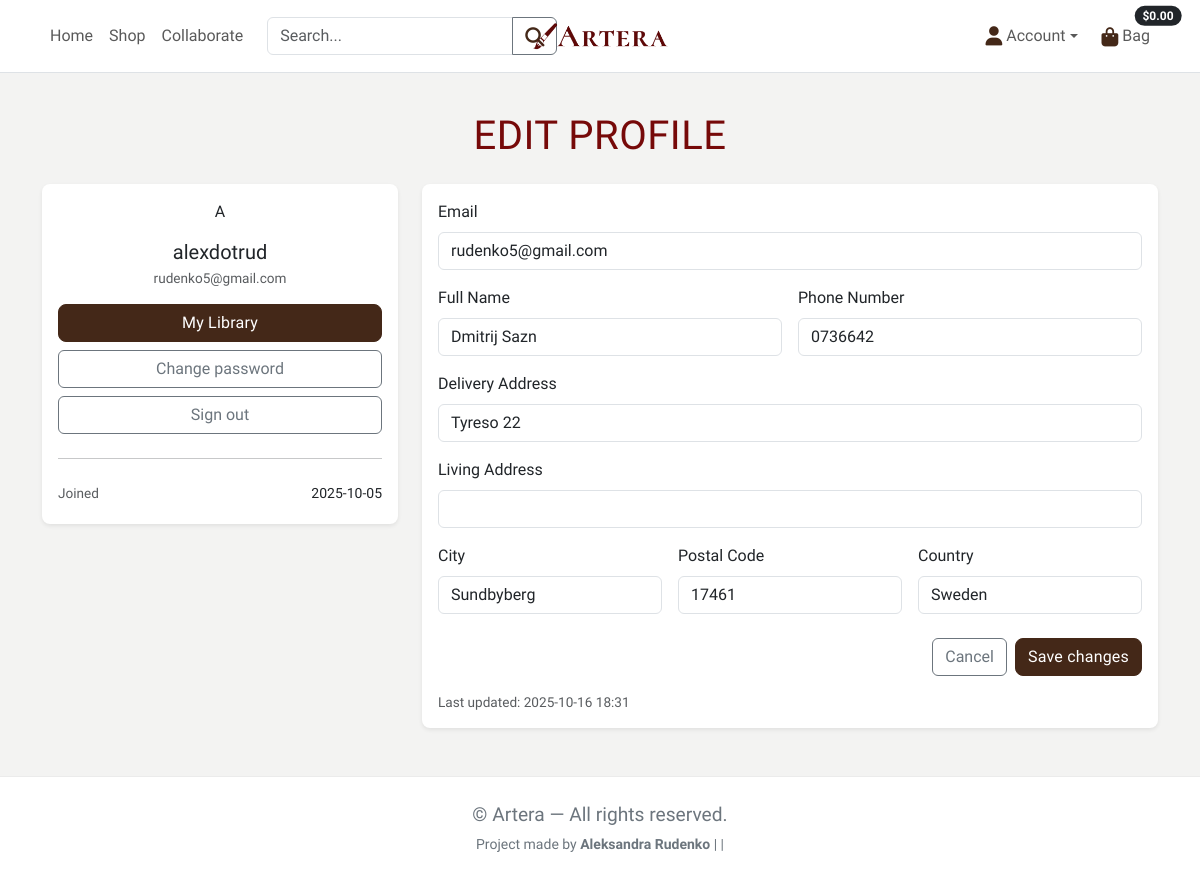
Before: /profiles/ (signed in) with the older database file.
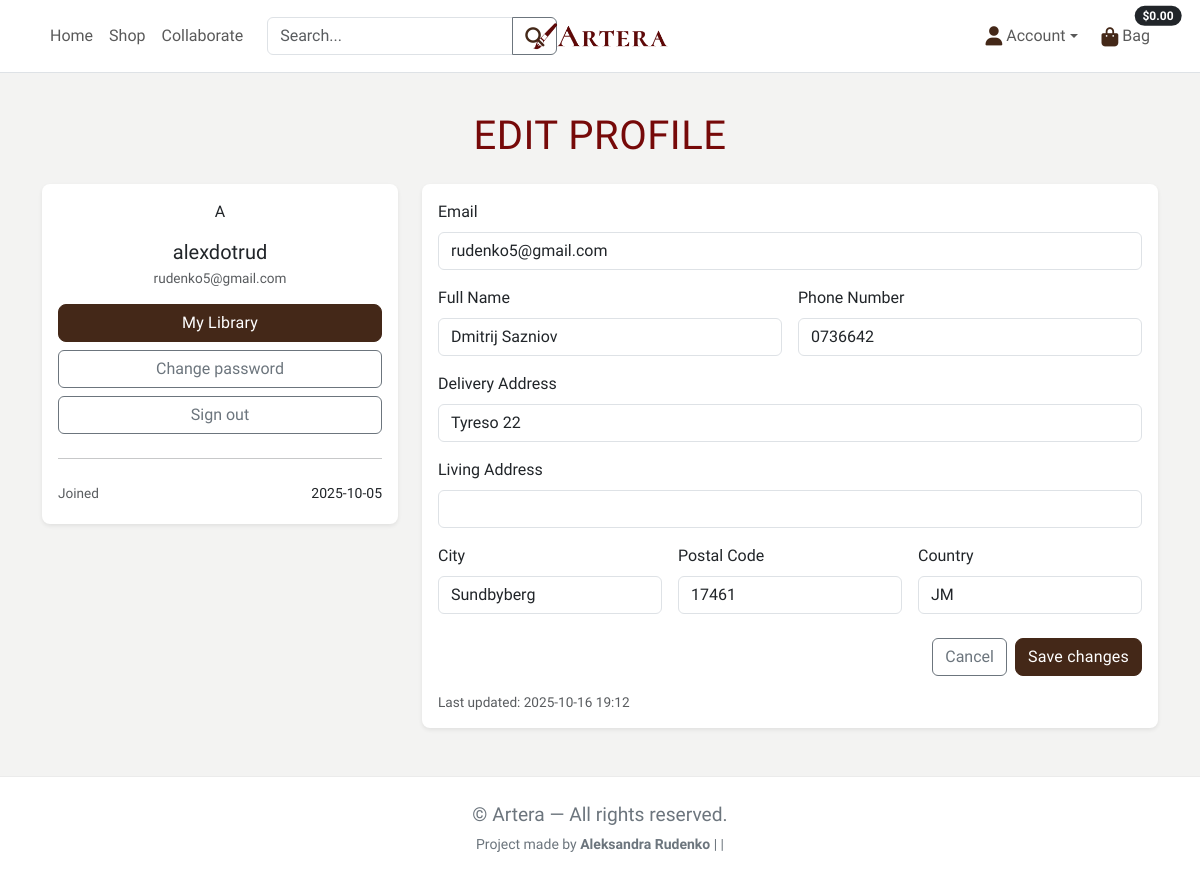
After: the same page with the newer database file.
### profiles/models.py (models this page shows, shortened)
class Profile(models.Model):
    user = models.OneToOneField(settings.AUTH_USER_MODEL, on_delete=models.CASCADE)
    full_name = models.CharField(max_length=100, blank=True)
    phone_number = models.CharField(max_length=20, blank=True)
    address_line_delivery = models.CharField(max_length=255, blank=True)
    address_line_living = models.CharField(max_length=255, blank=True)
    city = models.CharField(max_length=100, blank=True)
    postal_code = models.CharField(max_length=20, blank=True)
    country = models.CharField(max_length=100, blank=True)
    created_at = models.DateTimeField(auto_now_add=True)
    updated_at = models.DateTimeField(auto_now=True)

### profiles/views.py (the view)
# urls.py: path('', views.profile, name='profile'),
@login_required
def profile(request):
    profile, _ = Profile.objects.get_or_create(user=request.user)
    if request.method == 'POST':
        form = ProfileForm(request.POST, instance=profile)
        new_email = (request.POST.get('email') or '').strip()
        if form.is_valid():
            with transaction.atomic():
                form.save()
                if new_email and new_email.lower() != (request.user.email or '').lower():
                    ea = EmailAddress.objects.filter(
                        user=request.user, email__iexact=new_email
                    ).first()
                    if not ea:
                        ea = EmailAddress(user=request.user, email=new_email, primary=False, verified=False)
                        ea.save()
                    ea.send_confirmation(request)
                    messages.info(request, "We sent a verification link to your new email. "
                                            "It will replace your current email after you confirm.")
                else:
                    messages.success(request, "Profile updated.")
            return redirect('profile')
        else:
            messages.error(request, "Please fix the errors below.")
    else:
        form = ProfileForm(instance=profile)
    return render(request, 'profiles/profile.html', {
        'form': form,
        'user_obj': request.user,
    })

### profiles/forms.py
class ProfileForm(forms.ModelForm):
    class Meta:
        model = Profile
        fields = [
            'full_name', 'phone_number', 'address_line_delivery',
            'address_line_living', 'city', 'postal_code', 'country'
        ]
        widgets = {
            'full_name': forms.TextInput(attrs={'class': 'form-control'}),
            'phone_number': forms.TextInput(attrs={'class': 'form-control'}),
            'address_line_delivery': forms.TextInput(attrs={'class': 'form-control'}),
            'address_line_living': forms.TextInput(attrs={'class': 'form-control'}),
            'city': forms.TextInput(attrs={'class': 'form-control'}),
            'postal_code': forms.TextInput(attrs={'class': 'form-control'}),
            'country': forms.TextInput(attrs={'class': 'form-control'}),
        }
        labels = {
            'full_name': 'Full Name',
            'phone_number': 'Phone Number',
            'address_line_delivery': 'Delivery Address',
            'address_line_living': 'Living Address',
            'city': 'City',
            'postal_code': 'Postal Code',
            'country': 'Country',
        }

### bag/contexts.py (called while the page is built, shortened)
def bag_contents(request):
    bag_items = []
    total = 0
    product_count = 0
    bag = request.session.get('bag', {})
    if total < getattr(settings, 'FREE_DELIVERY_THRESHOLD', 0):
        delivery = total * Decimal(getattr(settings, 'STANDARD_DELIVERY_PERCENTAGE', 0) / 100)
        free_delivery_delta = getattr(settings, 'FREE_DELIVERY_THRESHOLD', 0) - total
    else:
        delivery = 0
        free_delivery_delta = 0
    grand_total = delivery + total
    context = {
        'bag_items': bag_items,
        'total': total,
        'product_count': product_count,
        'delivery': delivery,
        'free_delivery_delta': free_delivery_delta,
        'free_delivery_threshold': getattr(settings, 'FREE_DELIVERY_THRESHOLD', 0),
        'grand_total': grand_total,
    }
    return context

### profiles/templates/profiles/profile.html (shortened to what this page needs)
{% extends "base.html" %}
{% load static %}
{% block content %}
<div class="container py-5 profile">
    <h1 class="mb-4 text-center">Edit Profile</h1>
    <div class="row g-4">
        <div class="col-12 col-lg-4">
            <div class="card border-0 shadow-sm rounded-3">
                <div class="card-body text-center">
                    <div class="avatar mb-3 mx-auto">
                        <span>{{ user_obj.username|first|upper }}</span>
                    </div>
                    <h5 class="mb-1">{{ user_obj.username }}</h5>
                    <div class="text-muted small mb-3">{{ user_obj.email }}</div>
                    <div class="d-grid gap-2">
                        <a href="{% url 'library' %}" class="btn btn-dark">My Library</a>
                        <a href="{% url 'account_change_password' %}" class="btn btn-outline-secondary">Change
                            password</a>
                        <a href="{% url 'account_logout' %}" class="btn btn-outline-secondary">Sign out</a>
                    </div>
                    <hr class="my-4">
                    <div class="text-start small">
                        <div class="d-flex justify-content-between mb-1">
                            <span class="text-muted">Joined</span>
                            <span>{{ user_obj.date_joined|date:"Y-m-d" }}</span>
                        </div>
                    </div>
                </div>
            </div>
        </div>
        <div class="col-12 col-lg-8">
            <div class="card border-0 shadow-sm rounded-3">
                <div class="card-body">
                    <form method="post" novalidate>
                        <div class="mb-3">
                            <label class="form-label">Email</label>
                            <input type="email" name="email" value="{{ user_obj.email }}" class="form-control">
                        </div>
                        <div class="row g-3">
                            <div class="col-md-6">
                                <label class="form-label">{{ form.full_name.label }}</label>
                                {{ form.full_name }}
                            </div>
                            <div class="col-md-6">
                                <label class="form-label">{{ form.phone_number.label }}</label>
                                {{ form.phone_number }}
                            </div>
                            <div class="col-12">
                                <label class="form-label">{{ form.address_line_delivery.label }}</label>
                                {{ form.address_line_delivery }}
                            </div>
                            <div class="col-12">
                                <label class="form-label">{{ form.address_line_living.label }}</label>
                                {{ form.address_line_living }}
                            </div>
                            <div class="col-md-4">
                                <label class="form-label">{{ form.city.label }}</label>
                                {{ form.city }}
                            </div>
                            <div class="col-md-4">
                                <label class="form-label">{{ form.postal_code.label }}</label>
                                {{ form.postal_code }}
                            </div>
                            <div class="col-md-4">
                                <label class="form-label">{{ form.country.label }}</label>
                                {{ form.country }}
                            </div>
                        </div>
                        <div class="d-flex gap-2 justify-content-end mt-4">
                            <a href="{% url 'all_artworks' %}" class="btn btn-outline-secondary">Cancel</a>
                            <button type="submit" class="btn btn-dark">Save changes</button>
                        </div>
                    </form>
                    <div class="small text-muted mt-3">
                        Last updated:
                        {% if form.instance.updated_at %}{{ form.instance.updated_at|date:"Y-m-d H:i" }}{% else %}—{% endif %}
                    </div>
                </div>
            </div>
        </div>
    </div>
</div>
{% endblock %}

### templates/base.html (shortened to what this page needs)
{% load static %}
<!DOCTYPE html>
<html lang="en">
<head>
    {% block links %}
    <link href="https://cdn.jsdelivr.net/npm/bootstrap@5.3.3/dist/css/bootstrap.min.css" rel="stylesheet">
    <link href="https://cdnjs.cloudflare.com/ajax/libs/font-awesome/6.4.0/css/all.min.css" rel="stylesheet">
    <link rel="stylesheet" href="{% static 'css/base.css' %}">
    {% endblock %}
</head>
<body>
    <header class="fixed-top bg-white border-bottom">
        <nav class="navbar navbar-expand-md navbar-light bg-white">
            <div class="container position-relative">
                <a class="navbar-brand position-absolute top-50 start-50 translate-middle" href="{% url 'home' %}">
                    <img src="{% static 'images/logo.png' %}" alt="Artera logo" style="height:34px;">
                </a>
                <div class="collapse navbar-collapse d-none d-md-flex">
                    <ul class="navbar-nav me-auto align-items-center">
                        <li class="nav-item"><a class="nav-link" href="{% url 'home' %}">Home</a></li>
                        <li class="nav-item"><a class="nav-link" href="{% url 'all_artworks' %}">Shop</a></li>
                        <li class="nav-item"><a class="nav-link" href="">Collaborate</a></li>
                        <li class="nav-item">
                            <form class="d-flex ms-3" method="get" action="{% url 'artwork_search' %}">
                                <div class="input-group">
                                    <input type="text" name="q" value="{{ request.GET.q|default:'' }}"
                                        class="form-control" placeholder="Search...">
                                    <button class="btn btn-outline-secondary" type="submit"></button>
                                </div>
                            </form>
                        </li>
                    </ul>
                    <ul class="navbar-nav ms-auto align-items-center">
                        <li class="nav-item dropdown">
                            <a class="nav-link dropdown-toggle d-flex align-items-center" href="#" id="accountMenu"
                                role="button" data-bs-toggle="dropdown" aria-expanded="false">
                                <i class="fas fa-user me-1"></i> Account
                            </a>
                        </li>
                        <li class="nav-item ms-2">
                            <a class="nav-link position-relative" href="{% url 'view_bag' %}">
                                <i class="fas fa-shopping-bag"></i> Bag
                                <span
                                    class="position-absolute top-0 start-100 translate-middle badge rounded-pill bg-dark">
                                    {% if grand_total %}
                                    ${{ grand_total|floatformat:2 }}
                                    {% else %}
                                    $0.00
                                    {% endif %}
                                </span>
                            </a>
                        </li>
                    </ul>
                </div>
            </div>
        </nav>
    </header>
    <main>
        {% block content %}
        {% endblock %}
    </main>
    <footer class="footer py-4">
        <p class="mb-1">
            © {{ now|date:"Y" }} Artera — All rights reserved.
        </p>
        <p class="small mb-0">
            Project made by <strong>Aleksandra Rudenko</strong> |
            <a href="https://github.com/alexdotrud" target="_blank" rel="noopener noreferrer"></a> |
        </p>
    </footer>
</body>
</html>

### static/css/base.css (style rules this page uses)
:root { --primary-font: "Cardo", serif; --primary-color: #442818; --secondary-color: #760909; --accent-1: #C2D2C2; --accent-1-dark: #2D4739; --bg-color: #F3F3F2; --surface: #FFFFFF; --ink: #1f1f1f; --muted: #6c757d; --border: rgba(0, 0, 0, .08); --shadow-sm: 0 6px 18px rgba(0, 0, 0, .08); --shadow-md: 0 10px 24px rgba(0, 0, 0, .1); --radius: 12px; }
body { font-family: var(--primary-font); background: var(--bg-color); color: var(--ink); display: flex; flex-direction: column; min-height: 100vh; }
main { margin-top: 64px; flex: 1; }
h1, h2 { font-family: var(--primary-font); color: var(--secondary-color); letter-spacing: 0.5px; text-transform: uppercase; }
p { font-size: 1.2rem; }
header { background-color: var(--bg-color); padding: 0.25rem 0.5rem; min-height: 65px; border-bottom: 1px solid #eaeaea; }
header .navbar { min-height: 64px; position: relative; }
header .navbar-brand { position: absolute; top: 50%; left: 50%; transform: translate(-50%, -50%); margin: 0; z-index: 1040; }
.card p, .card .text-muted { font-size: 0.85rem; }
.footer { background: var(--surface); border-top: 1px solid var(--border); color: var(--surface); text-align: center; padding: 1rem 0; }
.footer p, .footer a { color: var(--muted); }
.btn-dark { background: var(--primary-color); border-color: var(--primary-color); color: #fff; border-radius: 8px; letter-spacing: 0.2px; }
a { color: var(--primary-color); text-decoration: none; }
i { color: var(--primary-color); font-size: 1.2rem; transition: color 0.2s ease, transform 0.2s ease; vertical-align: middle; }

Changed rows visible on the page:
changed Profile "Tyreso 22": full_name "Dmitrij Sazn" → "Dmitrij Sazniov"; country "Sweden" → "JM"; instance.updated_at "2025-10-16 18:31" → "2025-10-16 19:12"
